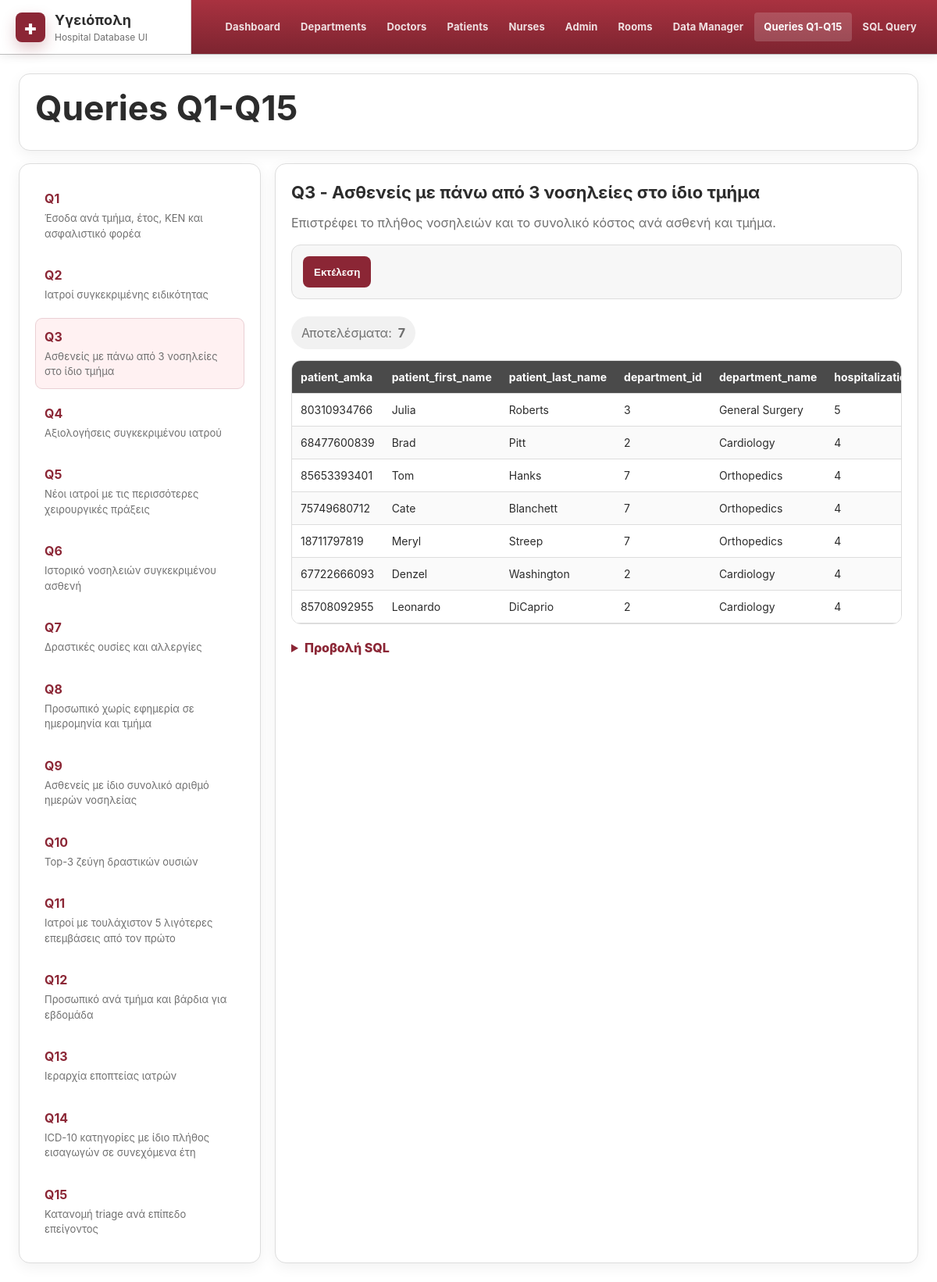
The app's page /hospital_web_app/code/hospital_app/index.php?page=queries&id=q03 with its own data.
### tables this page shows
CREATE TABLE IF NOT EXISTS `patient` (
  `amka` CHAR(11) NOT NULL,
  `first_name` VARCHAR(45) NOT NULL,
  `last_name` VARCHAR(45) NOT NULL,
  `father_name` VARCHAR(45) NULL,
  `date_of_birth` DATE NOT NULL,
  `gender` VARCHAR(20) NULL,
  `weight` DECIMAL(5,2) NULL,
  `height` DECIMAL(5,2) NULL,
  `address` VARCHAR(150) NULL,
  `phone` VARCHAR(45) NULL,
  `email` VARCHAR(100) NULL,
  `profession` VARCHAR(100) NULL,
  `nationality` VARCHAR(45) NULL,
  `provider_id` INT NULL,
  PRIMARY KEY (`amka`),
  INDEX `patient_insurance_idx` (`provider_id` ASC) VISIBLE,
  CONSTRAINT `patient_insurance`
    FOREIGN KEY (`provider_id`)
    REFERENCES `insurance` (`provider_id`)
    ON DELETE NO ACTION
    ON UPDATE NO ACTION);

CREATE TABLE IF NOT EXISTS `department` (
  `department_id` INT NOT NULL AUTO_INCREMENT,
  `name` VARCHAR(100) NOT NULL,
  `description` TEXT NULL,
  `bed_count` INT NULL,
  `floor` VARCHAR(20) NULL,
  `building` VARCHAR(45) BINARY NULL,
  `head_doctor_amka` CHAR(11) NULL,
  PRIMARY KEY (`department_id`),
  UNIQUE INDEX `name_UNIQUE` (`name` ASC) VISIBLE,
  INDEX `department_doctor_idx` (`head_doctor_amka` ASC) VISIBLE,
  CONSTRAINT `department_doctor`
    FOREIGN KEY (`head_doctor_amka`)
    REFERENCES `doctor` (`amka`)
    ON DELETE NO ACTION
    ON UPDATE NO ACTION);

### hospital_web_app/code/hospital_app/db.php (called while the page is built, shortened)
<?php
function db(): PDO
{
    static $pdo = null;
    if ($pdo === null) {
        $dsn = 'mysql:host=' . DB_HOST . ';port=' . DB_PORT . ';dbname=' . DB_NAME . ';charset=utf8mb4';
        $pdo = new PDO($dsn, DB_USER, DB_PASS, [
            PDO::ATTR_ERRMODE => PDO::ERRMODE_EXCEPTION,
            PDO::ATTR_DEFAULT_FETCH_MODE => PDO::FETCH_ASSOC,
            PDO::ATTR_EMULATE_PREPARES => true,
        ]);
        $pdo->exec("SET NAMES utf8mb4 COLLATE utf8mb4_unicode_ci");
        $pdo->exec("SET collation_connection = 'utf8mb4_unicode_ci'");
    }
    return $pdo;
}
function run_select(string $sql, array $params = []): array
{
    $stmt = db()->prepare($sql);
    $stmt->execute();
    return $stmt->fetchAll();
}

### hospital_web_app/code/hospital_app/helpers.php (the view, shortened to what this page needs)
<?php
require_once __DIR__ . '/db.php';
function h($value): string
{
    return htmlspecialchars((string)($value ?? ''), ENT_QUOTES, 'UTF-8');
}
function current_page(): string
{
    return $_GET['page'] ?? 'dashboard';
}
function nav_link(string $page, string $label): string
{
    $active = current_page() === $page ? 'active' : '';
    return '<a class="nav-link ' . $active . '" href="?page=' . h($page) . '">' . h($label) . '</a>';
}
function render_table(array $rows): void
{
    $columns = array_keys($rows[0]);
    echo '<div class="table-wrap"><table class="data-table"><thead><tr>';
    foreach ($columns as $column) {
        echo '<th>' . h($column) . '</th>';
    }
    echo '</tr></thead><tbody>';
    foreach ($rows as $row) {
        echo '<tr>';
        foreach ($columns as $column) {
            echo '<td>' . h($row[$column]) . '</td>';
        }
        echo '</tr>';
    }
    echo '</tbody></table></div>';
}

### hospital_web_app/code/hospital_app/assets/style.css (style rules this page uses)
:root { --bg: #ffffff; --paper: #ffffff; --paper-soft: #f7f7f7; --paper-warm: #fff8f6; --text: #2c2c2c; --muted: #6f6f6f; --line: #dddddd; --line-strong: #cfcfcf; --burgundy: #8b2635; --burgundy-dark: #641a26; --red: #b13343; --gray-dark: #3d3d3d; --gray-mid: #777777; --success: #48634a; --warning: #a3642c; --shadow: 0 12px 28px rgba(0, 0, 0, 0.08); --soft-shadow: 0 5px 18px rgba(0, 0, 0, 0.06); --radius: 14px; }
* { box-sizing: border-box; }
body { margin: 0; background: var(--bg); color: var(--text); font-family: -apple-system, BlinkMacSystemFont, "Segoe UI", Arial, sans-serif; line-height: 1.5; }
a { color: inherit; text-decoration: none; }
.nav-link { padding: 9px 12px; border-radius: 4px; color: rgba(255, 255, 255, 0.86); font-weight: 700; font-size: 13px; letter-spacing: 0.01em; }
.nav-link:hover, .nav-link.active { background: rgba(255, 255, 255, 0.17); color: #ffffff; }
.table-wrap { overflow-x: auto; border: 1px solid var(--line); border-radius: 12px; background: var(--paper); }
.data-table { width: 100%; border-collapse: collapse; min-width: 760px; }
.data-table th, .data-table td { padding: 10px 11px; border-bottom: 1px solid var(--line); text-align: left; vertical-align: top; font-size: 14px; }
.data-table th { position: sticky; top: 0; background: #4a4a4a; color: #ffffff; white-space: nowrap; z-index: 1; }
.data-table tr:nth-child(even) td { background: #fafafa; }
.main-nav .nav-link { white-space: nowrap; }

### records on screen
patient: amka "80310934766", first_name "Julia", last_name "Roberts", department.department_id "3", department.name "General Surgery", column "5"
patient: amka "68477600839", first_name "Brad", last_name "Pitt", department.department_id "2", department.name "Cardiology", column "4"
patient: amka "85653393401", first_name "Tom", last_name "Hanks", department.department_id "7", department.name "Orthopedics", column "4"
patient: amka "75749680712", first_name "Cate", last_name "Blanchett", department.department_id "7", department.name "Orthopedics", column "4"
patient: amka "18711797819", first_name "Meryl", last_name "Streep", department.department_id "7", department.name "Orthopedics", column "4"
patient: amka "67722666093", first_name "Denzel", last_name "Washington", department.department_id "2", department.name "Cardiology", column "4"
patient: amka "85708092955", first_name "Leonardo", last_name "DiCaprio", department.department_id "2", department.name "Cardiology", column "4"

### other values on screen
$label "Dashboard Departments Doctors Patients Nurses Admin Rooms Data Manager Queries Q1-Q15 SQL Query"
$q['label'] "Q1"
$q['title'] "Έσοδα ανά τμήμα, έτος, ΚΕΝ και ασφαλιστικό φορέα"
$q['label'] "Q2"
$q['title'] "Ιατροί συγκεκριμένης ειδικότητας"
$q['label'] "Q3"
$q['title'] "Ασθενείς με πάνω από 3 νοσηλείες στο ίδιο τμήμα"
$q['label'] "Q4"
$q['title'] "Αξιολογήσεις συγκεκριμένου ιατρού"
$q['label'] "Q5"
$q['title'] "Νέοι ιατροί με τις περισσότερες χειρουργικές πράξεις"
$q['label'] "Q6"
$q['title'] "Ιστορικό νοσηλειών συγκεκριμένου ασθενή"
$q['label'] "Q7"
$q['title'] "Δραστικές ουσίες και αλλεργίες"
